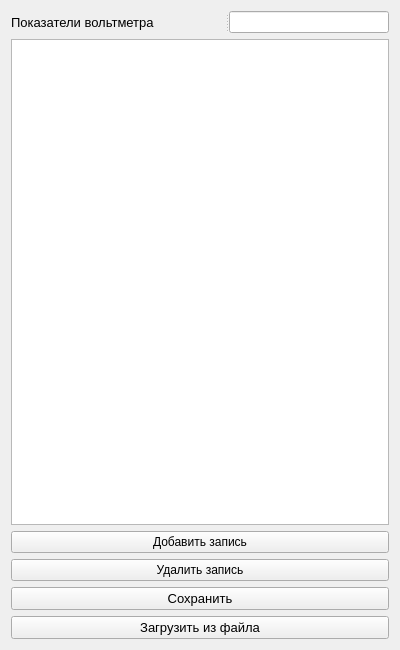
<?xml version="1.0" encoding="UTF-8"?>
<ui version="4.0">
 <class>PSI</class>
 <widget class="QWidget" name="PSI">
  <property name="geometry">
   <rect>
    <x>0</x>
    <y>0</y>
    <width>400</width>
    <height>650</height>
   </rect>
  </property>
  <property name="windowTitle">
   <string>ПСИ</string>
  </property>
  <layout class="QGridLayout" name="gridLayout">
   <item row="0" column="0">
    <widget class="QSplitter" name="splitter">
     <property name="orientation">
      <enum>Qt::Horizontal</enum>
     </property>
     <widget class="QLabel" name="voltLabel">
      <property name="font">
       <font>
        <pointsize>10</pointsize>
       </font>
      </property>
      <property name="text">
       <string>Показатели вольтметра</string>
      </property>
     </widget>
     <widget class="QLineEdit" name="lineEdit"/>
    </widget>
   </item>
   <item row="1" column="0">
    <widget class="QTableWidget" name="tableWidget"/>
   </item>
   <item row="2" column="0">
    <widget class="QPushButton" name="writeOne">
     <property name="text">
      <string>Добавить запись</string>
     </property>
    </widget>
   </item>
   <item row="3" column="0">
    <widget class="QPushButton" name="deleteOne">
     <property name="text">
      <string>Удалить запись</string>
     </property>
    </widget>
   </item>
   <item row="4" column="0">
    <widget class="QPushButton" name="save">
     <property name="font">
      <font>
       <pointsize>10</pointsize>
      </font>
     </property>
     <property name="text">
      <string>Сохранить</string>
     </property>
    </widget>
   </item>
   <item row="5" column="0">
    <widget class="QPushButton" name="loadFromJson">
     <property name="font">
      <font>
       <pointsize>10</pointsize>
      </font>
     </property>
     <property name="text">
      <string>Загрузить из файла</string>
     </property>
    </widget>
   </item>
  </layout>
 </widget>
 <resources/>
 <connections/>
</ui>
